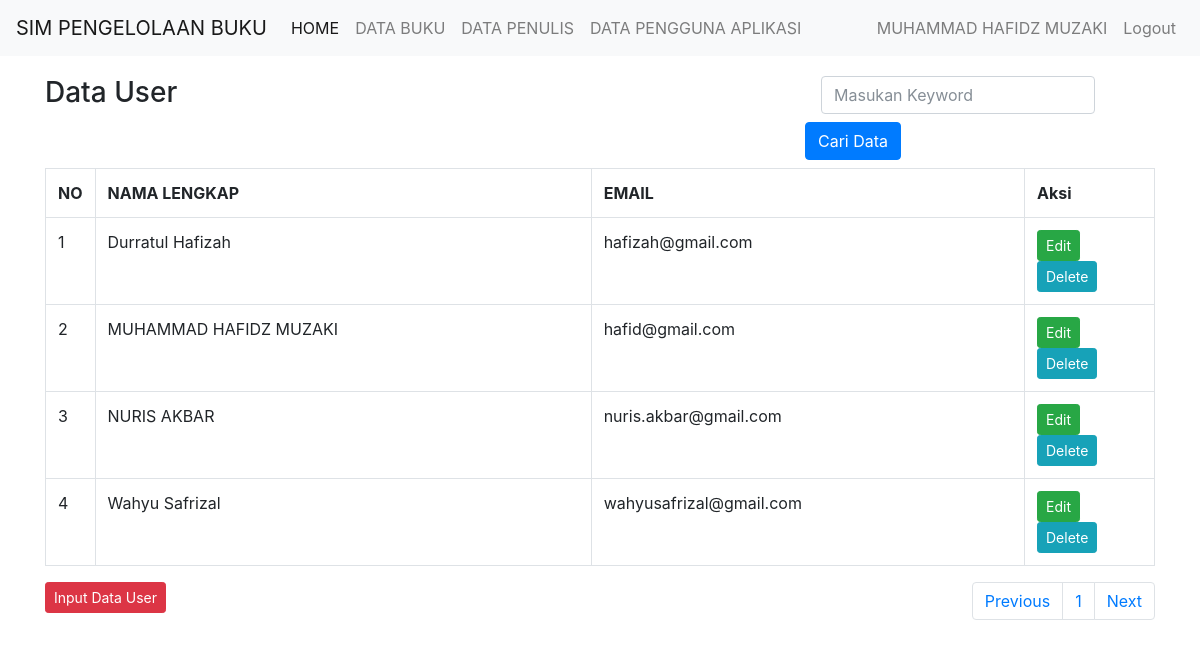
The page /user.php (signed in) on the database its author committed.
### tables this page shows
CREATE TABLE `user` (
  `id_user` int(11) NOT NULL,
  `nama_lengkap` varchar(30) NOT NULL,
  `email` varchar(30) NOT NULL,
  `password` varchar(255) NOT NULL
);

### user.php (the view, shortened to what this page needs)
<?php
include 'header.php';
?>
<div class="container">
    <div class="row">
        <div class="col-8">
            <h3>Data User</h3>
        </div>
        <div class="col-4">
            <form method="POST" class="form-inline" action="<?php echo $_SERVER['PHP_SELF'] ?>">
                <div class="form-group mx-sm-3 mb-2">
                    <input type="text" class="form-control" name="keyword" placeholder="Masukan Keyword">
                </div>
                <button name="pencarian" type="submit" class="btn btn-primary mb-2">Cari Data</button>
            </form>
        </div>
    </div>
    <div class="row">
        <div class="col-12">
            <table class="table table-bordered">
                <tr><th width="10px;">NO</th><th>NAMA LENGKAP</th><th>EMAIL</th><th width="130">Aksi</th></tr>
                <?php
                $batas = 6;
                $halaman = isset($_GET['hal']) ? $_GET['hal'] : 0;
                if (isset($_POST['pencarian'])) {
                    $keyword = $_POST['keyword'];
                    $sql = "SELECT * from user where nama_lengkap like '%$keyword%' order by nama_lengkap ASC limit $halaman,$batas";
                } else {
                    $sql = "SELECT * from user order by nama_lengkap ASC limit $halaman,$batas";
                }
                $buku = mysqli_query($konek, $sql);
                $no=1;
                while ($row = mysqli_fetch_array($buku)) {
                    echo "<tr>
                <td>$no</td>
                <td>$row[nama_lengkap]</td>
                <td>$row[email]</td>
                <td><a href='edit_user.php?id=$row[id_user]' class='btn btn-success btn-sm'>Edit</a>
                    <a href='delete_user.php?id=$row[id_user]' class='btn btn-info btn-sm'>Delete</a>
                </td>
                </tr>";
                    $no++;
                }
                ?>
            </table>
            <div class="float-right">
                <nav aria-label="Page navigation example">
                    <ul class="pagination">
                        <?php
                        if ((!isset($_GET['hal'])) or ($_GET['hal'] == 1)) {
                            $prev = 1;
                        } else {
                            $prev = $_GET['hal'] - 1;
                        }
                        ?>
                        <li class="page-item"><a class="page-link" href="index.php?hal=<?php echo $prev; ?>">Previous</a></li>
                        <?php
                        $sql2 = mysqli_query($konek, "SELECT * from user");
                        $jml_data = mysqli_num_rows($sql2);
                        $jml_halaman = ceil($jml_data / $batas);
                        for ($hal = 1; $hal <= $jml_halaman; $hal++) {
                            echo "<li class='page-item'><a class='page-link' href='index.php?hal=$hal'>$hal</a></li>";
                        }
                        ?>
                        <li class="page-item"><a class="page-link" href="index.php?hal=<?php echo $halaman + 1; ?>">Next</a></li>
                    </ul>
                </nav>
            </div>
            <a href="input_user.php" class="btn btn-danger btn-sm">Input Data User</a>
        </div>
    </div>
</div>
<?php
include 'footer.php';
?>

### header.php (style rules this page uses)
.container { margin-top: 20px; }

### rows shown on the page
user: nama_lengkap "Durratul Hafizah", email "hafizah@gmail.com"
user: nama_lengkap "MUHAMMAD HAFIDZ MUZAKI", email "hafid@gmail.com"
user: nama_lengkap "NURIS AKBAR", email "nuris.akbar@gmail.com"
user: nama_lengkap "Wahyu Safrizal", email "wahyusafrizal@gmail.com"

### other values the page prints
$_SESSION['nama_user'] "MUHAMMAD HAFIDZ MUZAKI"
